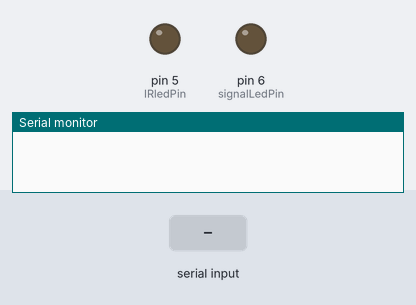
Bench run of a sketch on a simulated Arduino Uno, built for the host (arithmetic inside an expression is 32-bit, double 64-bit). On the bench: output pins drawn as LEDs (lit = HIGH), the last lines printed to the serial monitor. The test bench sets the inputs (shaded band).

Above: at 1.3 s.
1.4 s: "90,45\n" received over the second serial link
At 1.62 s:
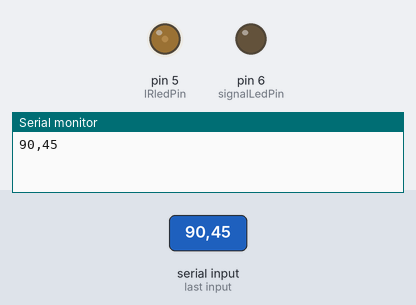
4.4 s: "P\n" received over the second serial link
At 5.2 s:
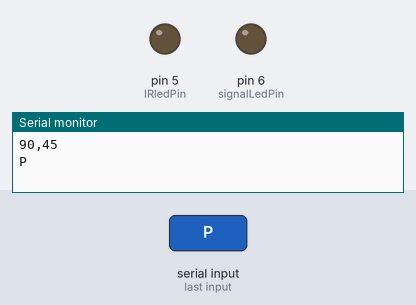
5.9 s: "CU\n" received over the second serial link
At 6.3 s:
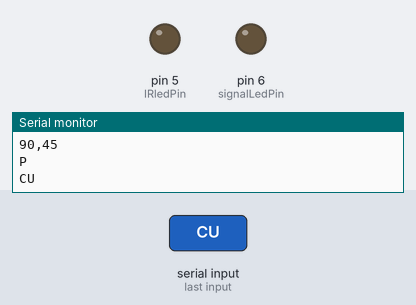
Timing chart, 0 to 8.9 s (numbered marks = the images above; inputs shaded):
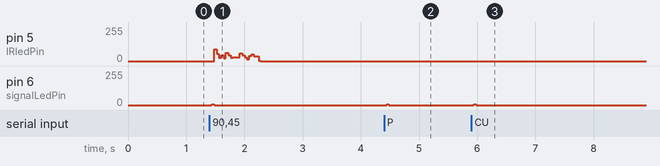

Measured:
- after the input at 1.4 s, pin 6 (signalLedPin): 0/255 → 6/255 at once, → 0/255 0.04 s later
- after the input at 4.4 s, pin 6 (signalLedPin): 0/255 → 6/255 at once, → 0/255 0.04 s later
- after the input at 5.9 s, pin 6 (signalLedPin): 0/255 → 6/255 at once, → 0/255 0.04 s later

The sketch:

ardAndBT_toshiba.ino
```cpp
#include <avr/pgmspace.h>

int IRledPin =  5;
int signalLedPin = 6;

String currentReading = "";

prog_uint16_t power[] PROGMEM = {
  37480,8840,4400,580,520,580,520,560,540,560,540,580,500,600,500,600,1600,580,520,580,1600,580,1620,560,1640,560,1620,560,1620,580,1600,580,520,580,1620,560,540,580,1600,580,520,580,520,580,1600,580,520,580,520,580,520,580,1600,600,500,580,1620,580,1600,580,520,580,1620,560,1620,580,1620,560,39480,8840,2180,580};
prog_uint16_t channelUp[] PROGMEM = {
  15496,8840,4400,580,520,580,540,560,540,540,520,580,540,560,520,580,1620,560,540,560,1620,580,1600,580,1620,580,1600,600,1600,560,1620,580,520,580,1600,580,1620,580,1600,600,500,580,1620,580,1600,580,520,580,520,580,520,580,520,580,520,580,1600,580,520,580,520,580,1600,580,1620,580,1600,600,39460,8840,2180,580};
prog_uint16_t channelDown[] PROGMEM = {
  45776,8860,4380,580,520,580,520,580,520,580,520,580,520,580,520,580,1600,600,500,580,1620,580,1600,580,1600,580,1620,580,1600,600,1600,580,520,580,1600,580,1600,600,1600,580,1600,600,1600,580,1600,580,520,580,520,580,520,580,520,580,520,580,520,580,520,580,520,580,1600,580,1620,580,1600,580,39480,8840,2180,580};
prog_uint16_t volumeUp[] PROGMEM = {
  1472,8860,4380,580,520,580,520,580,520,580,520,580,520,580,520,560,1620,580,520,580,1620,580,1600,580,1600,600,1600,580,1600,580,1620,580,520,560,1620,580,520,580,1600,580,520,580,1620,580,1600,580,520,580,520,580,520,580,1600,580,520,580,1620,580,520,580,520,560,1620,580,1600,600,1600,580,39460,8840,2180,600,28784,8840,2160,600};
prog_uint16_t volumeDown[] PROGMEM = {
  50628,8840,4400,580,520,580,520,580,520,560,540,560,540,560,540,580,1600,580,520,580,1600,580,1620,580,1600,580,1620,580,1600,580,1600,580,520,600,1600,580,520,560,1620,580,1620,560,1620,580,1600,600,500,580,520,580,520,580,1620,580,520,560,520,580,520,580,520,580,1620,580,1600,580,1600,600,39460,8860,2160,580};
prog_uint16_t one[] PROGMEM = {
  27772,8840,4400,580,520,580,520,580,520,580,500,580,520,580,520,580,1620,580,520,580,1600,580,1600,600,1600,580,1600,580,1620,580,1600,580,520,580,1620,580,1600,580,520,580,520,580,520,580,520,580,500,600,500,580,520,600,500,600,1600,580,1600,580,1620,580,1600,580,1600,600,1600,580,1600,580,39480,8840,2180,580};
prog_uint16_t two[] PROGMEM = {
  1288,8860,4380,580,520,580,520,580,520,580,520,580,520,580,520,580,1600,600,500,580,1620,580,1600,580,1600,580,1620,580,1600,580,1620,580,520,580,1600,580,520,580,1600,580,520,600,500,580,520,580,520,580,520,580,520,580,1600,580,520,580,1620,580,1600,580,1600,600,1600,580,1600,580,1620,580,39480,8840,2160,580};
prog_uint16_t three[] PROGMEM = {
  1712,8840,4380,580,520,580,520,580,520,580,520,580,520,580,520,580,1600,580,520,580,1600,580,1620,580,1600,580,1620,580,1600,580,1620,580,500,600,1600,580,1600,580,1620,580,520,580,520,580,520,580,500,580,520,600,500,600,500,600,500,580,1620,580,1600,580,1620,560,1620,580,1600,600,1600,580,39480,8840,2160,600};
prog_uint16_t four[] PROGMEM = {
  60280,8840,4400,580,520,580,520,580,520,580,520,580,520,580,520,580,1600,580,520,580,1600,580,1620,580,1600,580,1620,580,1600,580,1600,600,500,580,1620,580,520,580,520,580,1600,580,520,580,520,580,520,580,520,580,520,580,1600,580,1620,580,520,580,1600,580,1600,600,1600,560,1620,580,1620,580,39460,8860,2160,580};
prog_uint16_t five[] PROGMEM = {
  60000,8840,4400,580,520,580,520,580,520,580,520,580,520,580,520,580,1600,580,520,580,1600,580,1620,580,1600,600,1600,580,1600,580,1600,580,520,580,1620,580,1600,600,500,580,1620,580,520,580,500,580,520,580,520,580,520,580,520,580,1600,600,500,580,1620,580,1600,580,1620,580,1600,580,1620,580,39480,8840,2160,580};
prog_uint16_t six[] PROGMEM = {
  25300,2400,540,1200,560,620,560,1200,580,600,580,620,540,620,560,620,560,1200,560,620,560,620,560,600,580,620,25880,2400,560,1200,560,620,560,1200,560,620,560,620,560,620,560,600,580,1200,560,600,580,600,580,600,580,600,25900,2380,560,1200,560,620,560,1200,560,620,560,620,560,620,560,620,560,1200,560,620,560,620,560,620,560,600};
prog_uint16_t seven[] PROGMEM = {
  54752,8860,4380,580,520,580,520,580,520,580,520,580,520,580,520,580,1600,580,520,580,1620,580,1600,580,1600,580,1620,580,1600,580,1620,580,520,580,1600,580,1600,580,1620,580,1600,580,520,580,520,580,520,580,520,580,520,580,520,580,520,580,520,580,1600,580,1620,580,1600,580,1600,580,1620,580,39460,8860,2160,580,28804,8840,2160,580};
prog_uint16_t eight[] PROGMEM = {
  51740,8840,4380,600,500,580,520,580,520,580,520,580,520,580,520,580,1600,580,520,580,1620,580,1600,580,1600,600,1600,580,1600,580,1620,580,520,580,1600,580,520,580,520,580,520,580,1600,580,520,600,500,580,520,580,520,580,1600,600,1600,580,1600,580,520,580,1620,580,1600,580,1600,600,1600,580,39480,8840,2160,600};
prog_uint16_t nine[] PROGMEM = {
  58548,8840,4400,580,540,560,540,560,540,560,540,560,540,560,540,560,1600,580,560,540,1600,580,1620,580,1600,580,1620,580,1600,580,1620,560,520,600,1600,580,1600,580,520,580,520,580,1620,580,520,560,520,600,500,600,500,600,500,600,1600,580,1600,580,520,580,1620,580,1600,580,1600,580,1620,580,39460,8860,2160,580};
prog_uint16_t zero[] PROGMEM = {
  40012,8840,4400,580,540,560,540,560,540,560,540,560,540,560,540,540,1620,580,540,560,1600,580,1600,600,1600,580,1600,580,1620,580,1600,580,560,540,1600,600,540,560,540,560,540,560,540,540,560,540,560,540,560,540,540,560,1600,600,1600,580,1600,580,1620,580,1600,580,1620,580,1600,580,1600,600,39460,8840,2180,580,28784,8840,2180,580};

HardwareSerial bluetooth = HardwareSerial();

void setup() {
  Serial.begin(9600);

  bluetooth.begin(9600);
  bluetooth.print("$$$");
  delay(100);
  bluetooth.println("U,9600,N");
  bluetooth.begin(9600);
  pinMode(IRledPin, OUTPUT);
  pinMode(signalLedPin, OUTPUT);
}

void loop() {
  // Serial.println("foo");
  if (bluetooth.available())
  {
    for (int i = 0; i < 4; ++i)
    {
      digitalWrite(signalLedPin, HIGH);
      delayMicroseconds(500);
      digitalWrite(signalLedPin,LOW);
      delayMicroseconds(250);
    }
    currentReading= bluetooth.readStringUntil('\n');
    Serial.println(currentReading);
    String currentSignal = "";
    for(int i = 0; i < currentReading.length(); i++) {
      if(currentReading.charAt(i) != ',') {
        currentSignal.append(currentReading.charAt(i));
      }
      else {
        processAndSendSignal(currentSignal);
        currentSignal = "";
      }
    }

  }
}

void processAndSendSignal(String signal) {
  if(signal.equals("P")) {
    sendSignal(power, 78);
  }
  else if(signal.equals("CU")) {
    sendSignal(channelUp, 78);
  }
  else if(signal.equals("CD")) {
    sendSignal(channelDown, 78);
  }
  else if(signal.equals("VU")) {
    sendSignal(volumeUp, 104);
  }
  else if(signal.equals("VD")) {
    Serial.println("am i here?");
    sendSignal(volumeDown, 104);
  }
  else {
    sendChannelSignal(currentReading);
  }
}

void sendChannelSignal(String reading) {
  for(int i = 0; i < reading.length(); i++){
    char number = reading.charAt(i);
    int channelNum = number - '0';
    switch(channelNum){
    case 1:
      sendSignal(one, 78);
      break;
    case 2:
      sendSignal(two, 78);
      break;
    case 3:
      sendSignal(three, 78);
      break;
    case 4:
      sendSignal(four, 78);
      break;
    case 5:
      sendSignal(five, 78);
      break;
    case 6:
      sendSignal(six, 78);
      break;
    case 7:
      sendSignal(seven, 78);
      break;
    case 8:
      sendSignal(eight, 78);
      break;
    case 9:
      sendSignal(nine, 78);
      break;
    case 0:
      sendSignal(zero, 78);
      break;
    }
  }
}


void sendSignal(prog_uint16_t signal[], int size){
  for(int i = 0; i < size; i++) {
    unsigned int number = pgm_read_word_near(signal + i);
    if(i % 2 == 0) {
      //Serial.println("waiting for");]
      if(number > 16000) {
        delay(number/1000);
      }
      else {
        delayMicroseconds(number+20);
      }
    }
    else {
      //Serial.println("pulsing for");
      pulseIR(number);
    }
    //Serial.println(signal[i]);
  }
  //}
}

// This procedure sends a 38KHz pulse to the IRledPin
// for a certain # of microseconds. We'll use this whenever we need to send codes
void pulseIR(long microsecs) {

  // we'll count down from the number of microseconds we are told to wait

  cli();  // this turns off any background interrupts

  while (microsecs > 0) {
    // 38 kHz is about 13 microseconds high and 13 microseconds low
    digitalWrite(IRledPin, HIGH);  // this takes about 3 microseconds to happen
    delayMicroseconds(14);         // hang out for 10 microseconds
    digitalWrite(IRledPin, LOW);   // this also takes about 3 microseconds
    delayMicroseconds(15);         // hang out for 10 microseconds

    // so 26 microseconds altogether
    microsecs -= 26;
  }

  sei();  // this turns them back on
}
```
